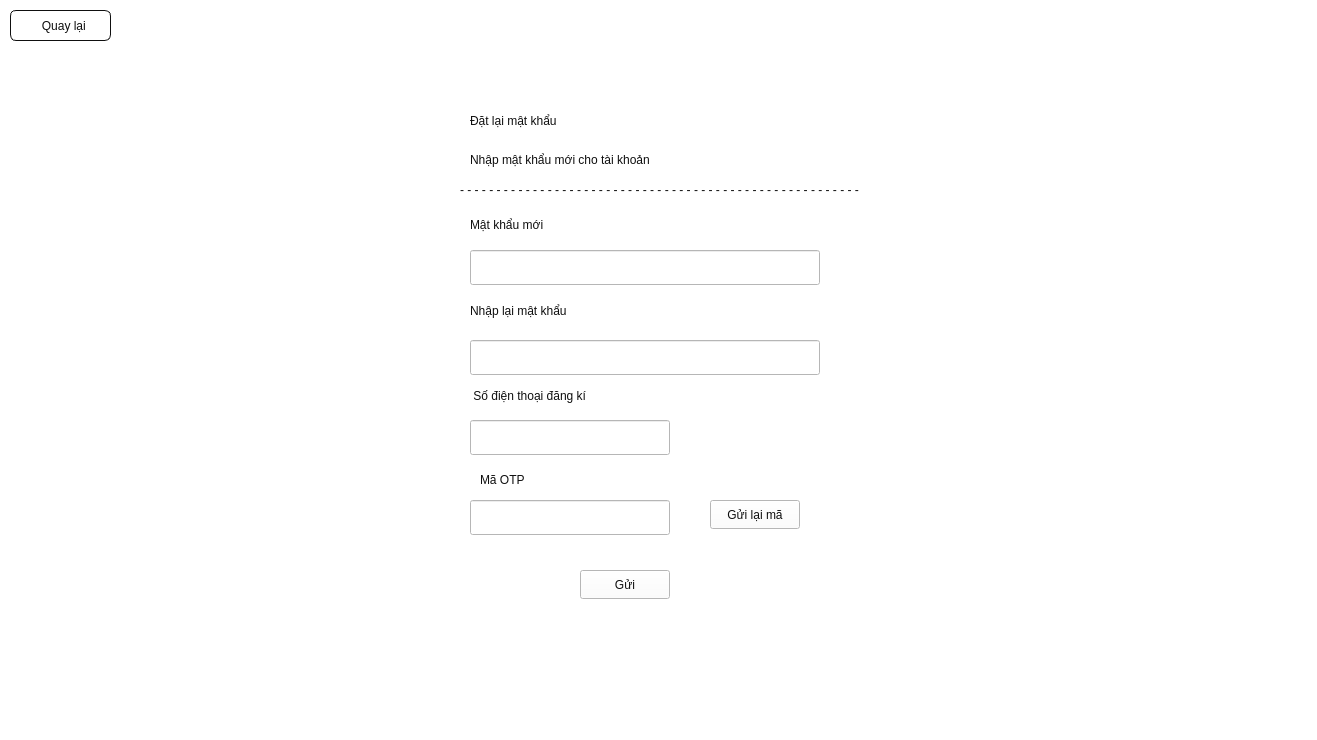
<?xml version="1.0" encoding="UTF-8"?>
<ui version="4.0">
 <class>dang_ky_dialog</class>
 <widget class="QMainWindow" name="dang_ky_dialog">
  <property name="geometry">
   <rect>
    <x>0</x>
    <y>0</y>
    <width>1317</width>
    <height>740</height>
   </rect>
  </property>
  <property name="windowTitle">
   <string>MainWindow</string>
  </property>
  <property name="styleSheet">
   <string notr="true">background-color: rgb(255, 255, 255);
color: rgb(15, 15, 15);</string>
  </property>
  <widget class="QWidget" name="centralwidget">
   <widget class="QPushButton" name="return_home">
    <property name="geometry">
     <rect>
      <x>10</x>
      <y>10</y>
      <width>101</width>
      <height>31</height>
     </rect>
    </property>
    <property name="cursor">
     <cursorShape>PointingHandCursor</cursorShape>
    </property>
    <property name="styleSheet">
     <string notr="true">
  background: rgb(255, 255, 255);
  color: rgb(15, 15, 15);
  border:1px solid rgb(15, 15, 15);
  border-radius: 6px;</string>
    </property>
    <property name="text">
     <string>  Quay lại</string>
    </property>
   </widget>
   <widget class="QStackedWidget" name="stackedWidget">
    <property name="geometry">
     <rect>
      <x>20</x>
      <y>50</y>
      <width>1271</width>
      <height>631</height>
     </rect>
    </property>
    <property name="styleSheet">
     <string notr="true"/>
    </property>
    <property name="currentIndex">
     <number>2</number>
    </property>
    <widget class="QWidget" name="page">
     <widget class="QPushButton" name="dang_ky_2_button">
      <property name="geometry">
       <rect>
        <x>570</x>
        <y>530</y>
        <width>141</width>
        <height>31</height>
       </rect>
      </property>
      <property name="font">
       <font>
        <pointsize>11</pointsize>
        <bold>true</bold>
       </font>
      </property>
      <property name="styleSheet">
       <string notr="true">  background:  rgb(8, 104, 173);
  color: rgb(243, 246, 255);
  border: 2px solid rgb(69, 104, 173);
  border-radius: 6px;
</string>
      </property>
      <property name="text">
       <string>ĐĂNG KÝ</string>
      </property>
     </widget>
     <widget class="QLabel" name="nuber_call_layout">
      <property name="geometry">
       <rect>
        <x>0</x>
        <y>160</y>
        <width>291</width>
        <height>31</height>
       </rect>
      </property>
      <property name="font">
       <font>
        <pointsize>10</pointsize>
       </font>
      </property>
      <property name="text">
       <string>Số điện thoại</string>
      </property>
     </widget>
     <widget class="QLineEdit" name="so_dien_thoai_input">
      <property name="geometry">
       <rect>
        <x>250</x>
        <y>410</y>
        <width>291</width>
        <height>41</height>
       </rect>
      </property>
      <property name="font">
       <font>
        <pointsize>10</pointsize>
       </font>
      </property>
      <property name="styleSheet">
       <string notr="true">color: rgb(15, 15, 15);
border: 2px solid rgb(15, 15, 15);
border-radius: 14px;</string>
      </property>
      <property name="placeholderText">
       <string>Nhập số điện thoại</string>
      </property>
     </widget>
     <widget class="QLabel" name="mat_khau_sai_label">
      <property name="geometry">
       <rect>
        <x>0</x>
        <y>50</y>
        <width>291</width>
        <height>20</height>
       </rect>
      </property>
      <property name="text">
       <string/>
      </property>
     </widget>
     <widget class="QDateEdit" name="date_birthday_input">
      <property name="geometry">
       <rect>
        <x>720</x>
        <y>320</y>
        <width>281</width>
        <height>41</height>
       </rect>
      </property>
      <property name="font">
       <font>
        <pointsize>10</pointsize>
       </font>
      </property>
      <property name="styleSheet">
       <string notr="true">selection-color: rgb(15,15,15);
color: rgb(15, 15, 15);
border: 2px solid rgb(15, 15, 15);

padding: 6px 36px 6px 12px;</string>
      </property>
      <property name="displayFormat">
       <string>MM/dd/yyyy</string>
      </property>
     </widget>
     <widget class="QComboBox" name="Doi_tuong_input">
      <property name="geometry">
       <rect>
        <x>720</x>
        <y>220</y>
        <width>291</width>
        <height>41</height>
       </rect>
      </property>
      <property name="font">
       <font>
        <pointsize>10</pointsize>
       </font>
      </property>
      <property name="styleSheet">
       <string notr="true">color: rgb(15, 15, 15);
border: 2px solid rgb(15, 15, 15);

padding: 6px 36px 6px 12px;</string>
      </property>
      <item>
       <property name="text">
        <string>Sinh viên</string>
       </property>
      </item>
      <item>
       <property name="text">
        <string>Giảng viên</string>
       </property>
      </item>
      <item>
       <property name="text">
        <string>Khác</string>
       </property>
      </item>
     </widget>
     <widget class="QLabel" name="pass_again_layout">
      <property name="geometry">
       <rect>
        <x>-10</x>
        <y>160</y>
        <width>291</width>
        <height>31</height>
       </rect>
      </property>
      <property name="font">
       <font>
        <pointsize>10</pointsize>
       </font>
      </property>
      <property name="text">
       <string>Nhập lại mật khẩu</string>
      </property>
     </widget>
     <widget class="QLabel" name="gioi_tinh_input">
      <property name="geometry">
       <rect>
        <x>720</x>
        <y>100</y>
        <width>291</width>
        <height>31</height>
       </rect>
      </property>
      <property name="font">
       <font>
        <pointsize>10</pointsize>
       </font>
      </property>
      <property name="text">
       <string>Giới tính</string>
      </property>
     </widget>
     <widget class="QLabel" name="email_layout">
      <property name="geometry">
       <rect>
        <x>0</x>
        <y>160</y>
        <width>291</width>
        <height>31</height>
       </rect>
      </property>
      <property name="font">
       <font>
        <pointsize>10</pointsize>
       </font>
      </property>
      <property name="text">
       <string>Địa chỉ email</string>
      </property>
     </widget>
     <widget class="QLabel" name="Dieu_khoan_canh_bao">
      <property name="geometry">
       <rect>
        <x>250</x>
        <y>500</y>
        <width>391</width>
        <height>20</height>
       </rect>
      </property>
      <property name="text">
       <string/>
      </property>
     </widget>
     <widget class="QLineEdit" name="pass_again_input">
      <property name="geometry">
       <rect>
        <x>250</x>
        <y>290</y>
        <width>291</width>
        <height>41</height>
       </rect>
      </property>
      <property name="font">
       <font>
        <pointsize>10</pointsize>
       </font>
      </property>
      <property name="styleSheet">
       <string notr="true">color: rgb(15, 15, 15);
border: 2px solid rgb(15, 15, 15);
border-radius: 14px;</string>
      </property>
      <property name="echoMode">
       <enum>QLineEdit::EchoMode::Password</enum>
      </property>
      <property name="placeholderText">
       <string>Nhập lại mật khẩu</string>
      </property>
     </widget>
     <widget class="QLabel" name="birthday_layout">
      <property name="geometry">
       <rect>
        <x>720</x>
        <y>280</y>
        <width>291</width>
        <height>31</height>
       </rect>
      </property>
      <property name="font">
       <font>
        <pointsize>10</pointsize>
       </font>
      </property>
      <property name="text">
       <string>Ngày sinh</string>
      </property>
     </widget>
     <widget class="QLabel" name="name_layout">
      <property name="geometry">
       <rect>
        <x>0</x>
        <y>160</y>
        <width>291</width>
        <height>31</height>
       </rect>
      </property>
      <property name="font">
       <font>
        <pointsize>10</pointsize>
       </font>
      </property>
      <property name="text">
       <string>Họ và tên</string>
      </property>
     </widget>
     <widget class="QLabel" name="user_layout">
      <property name="geometry">
       <rect>
        <x>10</x>
        <y>160</y>
        <width>291</width>
        <height>31</height>
       </rect>
      </property>
      <property name="font">
       <font>
        <pointsize>10</pointsize>
       </font>
      </property>
      <property name="styleSheet">
       <string notr="true"/>
      </property>
      <property name="text">
       <string>Tên đăng nhập</string>
      </property>
     </widget>
     <widget class="QLineEdit" name="email_input">
      <property name="geometry">
       <rect>
        <x>250</x>
        <y>170</y>
        <width>291</width>
        <height>41</height>
       </rect>
      </property>
      <property name="font">
       <font>
        <pointsize>10</pointsize>
       </font>
      </property>
      <property name="styleSheet">
       <string notr="true">color: rgb(15, 15, 15);
border: 2px solid rgb(15, 15, 15);
border-radius: 14px;</string>
      </property>
      <property name="placeholderText">
       <string>Nhập địa chỉ email</string>
      </property>
     </widget>
     <widget class="QLineEdit" name="name_input">
      <property name="geometry">
       <rect>
        <x>250</x>
        <y>350</y>
        <width>291</width>
        <height>41</height>
       </rect>
      </property>
      <property name="font">
       <font>
        <pointsize>10</pointsize>
       </font>
      </property>
      <property name="styleSheet">
       <string notr="true">color: rgb(15, 15, 15);
border: 2px solid rgb(15, 15, 15);
border-radius: 14px;</string>
      </property>
      <property name="placeholderText">
       <string>Nhập họ và tên</string>
      </property>
     </widget>
     <widget class="QCheckBox" name="dieu_khoan_input">
      <property name="geometry">
       <rect>
        <x>250</x>
        <y>470</y>
        <width>761</width>
        <height>31</height>
       </rect>
      </property>
      <property name="font">
       <font>
        <pointsize>10</pointsize>
       </font>
      </property>
      <property name="styleSheet">
       <string notr="true">selection-color: rgb(15, 15, 15);
gridline-color: rgb(15, 15, 15);</string>
      </property>
      <property name="text">
       <string>Đăng nhập nghĩa là bạn đồng ý với Điều khoản và Chính sách sử dụng của hệ thống phần mềm Thư viện số.</string>
      </property>
     </widget>
     <widget class="QLabel" name="password_layout">
      <property name="geometry">
       <rect>
        <x>0</x>
        <y>70</y>
        <width>291</width>
        <height>31</height>
       </rect>
      </property>
      <property name="font">
       <font>
        <pointsize>10</pointsize>
       </font>
      </property>
      <property name="text">
       <string>Mật khẩu</string>
      </property>
     </widget>
     <widget class="QLabel" name="doi_tuong_layout">
      <property name="geometry">
       <rect>
        <x>720</x>
        <y>190</y>
        <width>291</width>
        <height>31</height>
       </rect>
      </property>
      <property name="font">
       <font>
        <pointsize>10</pointsize>
       </font>
      </property>
      <property name="text">
       <string>Đối tượng</string>
      </property>
     </widget>
     <widget class="QWidget" name="horizontalLayoutWidget">
      <property name="geometry">
       <rect>
        <x>720</x>
        <y>130</y>
        <width>291</width>
        <height>41</height>
       </rect>
      </property>
      <layout class="QHBoxLayout" name="horizontalLayout">
       <item>
        <widget class="QRadioButton" name="Boy_button">
         <property name="font">
          <font>
           <pointsize>10</pointsize>
          </font>
         </property>
         <property name="styleSheet">
          <string notr="true">selection-color: rgb(15,15,15);
color: rgb(15, 15, 15);</string>
         </property>
         <property name="text">
          <string>Nam</string>
         </property>
        </widget>
       </item>
       <item>
        <widget class="QRadioButton" name="Girl_button">
         <property name="font">
          <font>
           <pointsize>10</pointsize>
          </font>
         </property>
         <property name="styleSheet">
          <string notr="true">selection-color: rgb(15,15,15);
color: rgb(15, 15, 15);</string>
         </property>
         <property name="text">
          <string>Nữ</string>
         </property>
        </widget>
       </item>
      </layout>
     </widget>
     <widget class="QLineEdit" name="pass_input">
      <property name="geometry">
       <rect>
        <x>250</x>
        <y>230</y>
        <width>291</width>
        <height>41</height>
       </rect>
      </property>
      <property name="font">
       <font>
        <pointsize>10</pointsize>
       </font>
      </property>
      <property name="styleSheet">
       <string notr="true">color: rgb(15, 15, 15);
border: 2px solid rgb(15, 15, 15);
border-radius: 14px;</string>
      </property>
      <property name="echoMode">
       <enum>QLineEdit::EchoMode::Password</enum>
      </property>
      <property name="placeholderText">
       <string>Nhập mật khẩu</string>
      </property>
     </widget>
     <widget class="QLineEdit" name="user_input">
      <property name="geometry">
       <rect>
        <x>250</x>
        <y>110</y>
        <width>291</width>
        <height>41</height>
       </rect>
      </property>
      <property name="font">
       <font>
        <pointsize>10</pointsize>
       </font>
      </property>
      <property name="styleSheet">
       <string notr="true">color: rgb(15, 15, 15);
border: 2px solid rgb(15, 15, 15);
border-radius: 14px;</string>
      </property>
      <property name="placeholderText">
       <string>Nhập tên đăng nhập</string>
      </property>
     </widget>
     <widget class="QLabel" name="label_6">
      <property name="geometry">
       <rect>
        <x>380</x>
        <y>20</y>
        <width>491</width>
        <height>51</height>
       </rect>
      </property>
      <property name="font">
       <font>
        <pointsize>15</pointsize>
        <bold>true</bold>
       </font>
      </property>
      <property name="text">
       <string>Chào mừng bạn đến với Thư viện số</string>
      </property>
      <property name="alignment">
       <set>Qt::AlignmentFlag::AlignCenter</set>
      </property>
     </widget>
     <widget class="QPushButton" name="pushButton">
      <property name="geometry">
       <rect>
        <x>550</x>
        <y>570</y>
        <width>181</width>
        <height>31</height>
       </rect>
      </property>
      <property name="font">
       <font>
        <italic>true</italic>
        <bold>true</bold>
        <underline>true</underline>
       </font>
      </property>
      <property name="styleSheet">
       <string notr="true">color: rgb(0, 0, 255);</string>
      </property>
      <property name="text">
       <string>Bạn đã có tải khoản ?</string>
      </property>
     </widget>
     <zorder>dang_ky_2_button</zorder>
     <zorder>nuber_call_layout</zorder>
     <zorder>so_dien_thoai_input</zorder>
     <zorder>mat_khau_sai_label</zorder>
     <zorder>date_birthday_input</zorder>
     <zorder>pass_again_layout</zorder>
     <zorder>gioi_tinh_input</zorder>
     <zorder>email_layout</zorder>
     <zorder>Dieu_khoan_canh_bao</zorder>
     <zorder>pass_again_input</zorder>
     <zorder>birthday_layout</zorder>
     <zorder>name_layout</zorder>
     <zorder>user_layout</zorder>
     <zorder>email_input</zorder>
     <zorder>name_input</zorder>
     <zorder>dieu_khoan_input</zorder>
     <zorder>password_layout</zorder>
     <zorder>doi_tuong_layout</zorder>
     <zorder>horizontalLayoutWidget</zorder>
     <zorder>pass_input</zorder>
     <zorder>user_input</zorder>
     <zorder>label_6</zorder>
     <zorder>pushButton</zorder>
     <zorder>Doi_tuong_input</zorder>
    </widget>
    <widget class="QWidget" name="page_2">
     <widget class="QWidget" name="widget" native="true">
      <property name="geometry">
       <rect>
        <x>370</x>
        <y>130</y>
        <width>531</width>
        <height>311</height>
       </rect>
      </property>
      <property name="styleSheet">
       <string notr="true">QWidget{color: rgb(255, 255, 255);
background-color: rgb(255, 255, 255);
border-radius: 30px;
border: 2px solid rgb(69, 104, 173);
}</string>
      </property>
      <widget class="QLineEdit" name="username_input">
       <property name="geometry">
        <rect>
         <x>40</x>
         <y>50</y>
         <width>451</width>
         <height>41</height>
        </rect>
       </property>
       <property name="styleSheet">
        <string notr="true">color: rgb(15, 15, 15);
border: 2px solid rgb(15, 15, 15);
border-radius: 14px;</string>
       </property>
      </widget>
      <widget class="QLineEdit" name="password_input">
       <property name="geometry">
        <rect>
         <x>40</x>
         <y>140</y>
         <width>451</width>
         <height>41</height>
        </rect>
       </property>
       <property name="styleSheet">
        <string notr="true">color: rgb(15, 15, 15);
border: 2px solid rgb(15, 15, 15);
border-radius: 14px;</string>
       </property>
      </widget>
      <widget class="QLabel" name="user_label">
       <property name="geometry">
        <rect>
         <x>40</x>
         <y>20</y>
         <width>111</width>
         <height>20</height>
        </rect>
       </property>
       <property name="styleSheet">
        <string notr="true">color: rgb(15, 15, 15);
border: 0px solid rgb(255,255,255);</string>
       </property>
       <property name="text">
        <string>Tên đăng nhập</string>
       </property>
      </widget>
      <widget class="QLabel" name="password_label">
       <property name="geometry">
        <rect>
         <x>40</x>
         <y>110</y>
         <width>101</width>
         <height>20</height>
        </rect>
       </property>
       <property name="styleSheet">
        <string notr="true">color: rgb(15, 15, 15);
border: 0px solid rgb(255,255,255);</string>
       </property>
       <property name="text">
        <string>Mật khẩu</string>
       </property>
      </widget>
      <widget class="QPushButton" name="sign_in_button">
       <property name="geometry">
        <rect>
         <x>180</x>
         <y>208</y>
         <width>171</width>
         <height>31</height>
        </rect>
       </property>
       <property name="font">
        <font>
         <pointsize>10</pointsize>
         <bold>true</bold>
        </font>
       </property>
       <property name="cursor">
        <cursorShape>PointingHandCursor</cursorShape>
       </property>
       <property name="styleSheet">
        <string notr="true">QPushButton{color: rgb(255, 255, 255);
background-color: rgb(69, 104, 173);
border: 2px solid rgb(69, 104, 173);
border-radius: 10px;}
QPushButton::hover{
	background-color: rgb(64, 67, 255);
}
background-color: rgb(31, 73, 152);
</string>
       </property>
       <property name="text">
        <string>ĐĂNG NHẬP</string>
       </property>
      </widget>
      <widget class="QPushButton" name="sign_up_button">
       <property name="geometry">
        <rect>
         <x>30</x>
         <y>250</y>
         <width>191</width>
         <height>41</height>
        </rect>
       </property>
       <property name="font">
        <font>
         <italic>true</italic>
         <bold>true</bold>
         <underline>true</underline>
        </font>
       </property>
       <property name="cursor">
        <cursorShape>PointingHandCursor</cursorShape>
       </property>
       <property name="styleSheet">
        <string notr="true">color: rgb(0, 0, 255);
border: 0px solid rgb(255,255,255);</string>
       </property>
       <property name="text">
        <string>Bạn chưa có tài khoản ?</string>
       </property>
      </widget>
      <widget class="QPushButton" name="forget_button">
       <property name="geometry">
        <rect>
         <x>320</x>
         <y>250</y>
         <width>191</width>
         <height>41</height>
        </rect>
       </property>
       <property name="font">
        <font>
         <italic>true</italic>
         <bold>true</bold>
         <underline>true</underline>
        </font>
       </property>
       <property name="cursor">
        <cursorShape>PointingHandCursor</cursorShape>
       </property>
       <property name="styleSheet">
        <string notr="true">color: rgb(0, 0, 255);
border: 0px solid rgb(255,255,255);</string>
       </property>
       <property name="text">
        <string>Bạn quên mật khẩu ?</string>
       </property>
      </widget>
     </widget>
     <widget class="QLabel" name="label_3">
      <property name="geometry">
       <rect>
        <x>540</x>
        <y>30</y>
        <width>201</width>
        <height>31</height>
       </rect>
      </property>
      <property name="font">
       <font>
        <pointsize>11</pointsize>
       </font>
      </property>
      <property name="text">
       <string>Thư viện số</string>
      </property>
      <property name="alignment">
       <set>Qt::AlignmentFlag::AlignCenter</set>
      </property>
     </widget>
     <widget class="QLabel" name="label_4">
      <property name="geometry">
       <rect>
        <x>440</x>
        <y>70</y>
        <width>391</width>
        <height>51</height>
       </rect>
      </property>
      <property name="font">
       <font>
        <pointsize>15</pointsize>
        <bold>true</bold>
       </font>
      </property>
      <property name="text">
       <string>Chào mừng bạn quay trở lại</string>
      </property>
      <property name="alignment">
       <set>Qt::AlignmentFlag::AlignCenter</set>
      </property>
     </widget>
    </widget>
    <widget class="QWidget" name="page_3">
     <widget class="QWidget" name="widget_2" native="true">
      <property name="geometry">
       <rect>
        <x>420</x>
        <y>30</y>
        <width>550</width>
        <height>541</height>
       </rect>
      </property>
      <widget class="QLineEdit" name="lineEdit">
       <property name="geometry">
        <rect>
         <x>30</x>
         <y>170</y>
         <width>350</width>
         <height>35</height>
        </rect>
       </property>
      </widget>
      <widget class="QLineEdit" name="lineEdit_2">
       <property name="geometry">
        <rect>
         <x>30</x>
         <y>260</y>
         <width>350</width>
         <height>35</height>
        </rect>
       </property>
      </widget>
      <widget class="QLabel" name="label">
       <property name="geometry">
        <rect>
         <x>30</x>
         <y>129</y>
         <width>121</width>
         <height>31</height>
        </rect>
       </property>
       <property name="styleSheet">
        <string notr="true">font: 12pt &quot;Times New Roman&quot;;</string>
       </property>
       <property name="text">
        <string>Mật khẩu mới</string>
       </property>
      </widget>
      <widget class="QLabel" name="label_2">
       <property name="geometry">
        <rect>
         <x>30</x>
         <y>210</y>
         <width>161</width>
         <height>41</height>
        </rect>
       </property>
       <property name="styleSheet">
        <string notr="true">font: 12pt &quot;Times New Roman&quot;;</string>
       </property>
       <property name="text">
        <string>Nhập lại mật khẩu</string>
       </property>
      </widget>
      <widget class="QLabel" name="label_5">
       <property name="geometry">
        <rect>
         <x>30</x>
         <y>20</y>
         <width>261</width>
         <height>41</height>
        </rect>
       </property>
       <property name="styleSheet">
        <string notr="true">
font: 20pt &quot;Times New Roman&quot;;</string>
       </property>
       <property name="text">
        <string>Đặt lại mật khẩu</string>
       </property>
      </widget>
      <widget class="QLabel" name="label_7">
       <property name="geometry">
        <rect>
         <x>30</x>
         <y>70</y>
         <width>281</width>
         <height>20</height>
        </rect>
       </property>
       <property name="styleSheet">
        <string notr="true">font: 12pt &quot;Times New Roman&quot;;</string>
       </property>
       <property name="text">
        <string>Nhập mật khẩu mới cho tài khoản</string>
       </property>
      </widget>
      <widget class="QLabel" name="label_8">
       <property name="geometry">
        <rect>
         <x>20</x>
         <y>100</y>
         <width>511</width>
         <height>20</height>
        </rect>
       </property>
       <property name="styleSheet">
        <string notr="true">font: 900 9pt &quot;Segoe UI&quot;;</string>
       </property>
       <property name="text">
        <string>- - - - - - - - - - - - - - - - - - - - - - - - - - - - - - - - - - - - - - - - - - - - - - - - - - - - - - -</string>
       </property>
      </widget>
      <widget class="QLabel" name="label_9">
       <property name="geometry">
        <rect>
         <x>30</x>
         <y>300</y>
         <width>261</width>
         <height>31</height>
        </rect>
       </property>
       <property name="styleSheet">
        <string notr="true">font: 12pt &quot;Times New Roman&quot;;</string>
       </property>
       <property name="text">
        <string> Số điện thoại đăng kí</string>
       </property>
      </widget>
      <widget class="QLabel" name="label_10">
       <property name="geometry">
        <rect>
         <x>40</x>
         <y>390</y>
         <width>91</width>
         <height>20</height>
        </rect>
       </property>
       <property name="styleSheet">
        <string notr="true">font: 12pt &quot;Times New Roman&quot;;</string>
       </property>
       <property name="text">
        <string>Mã OTP </string>
       </property>
      </widget>
      <widget class="QLineEdit" name="lineEdit_3">
       <property name="geometry">
        <rect>
         <x>30</x>
         <y>340</y>
         <width>200</width>
         <height>35</height>
        </rect>
       </property>
      </widget>
      <widget class="QLineEdit" name="lineEdit_4">
       <property name="geometry">
        <rect>
         <x>30</x>
         <y>420</y>
         <width>200</width>
         <height>35</height>
        </rect>
       </property>
      </widget>
      <widget class="QPushButton" name="pushButton_2">
       <property name="geometry">
        <rect>
         <x>140</x>
         <y>490</y>
         <width>90</width>
         <height>29</height>
        </rect>
       </property>
       <property name="text">
        <string>Gửi</string>
       </property>
      </widget>
      <widget class="QPushButton" name="pushButton_3">
       <property name="geometry">
        <rect>
         <x>270</x>
         <y>420</y>
         <width>90</width>
         <height>29</height>
        </rect>
       </property>
       <property name="text">
        <string>Gửi lại mã</string>
       </property>
      </widget>
     </widget>
    </widget>
   </widget>
  </widget>
  <widget class="QMenuBar" name="menubar">
   <property name="geometry">
    <rect>
     <x>0</x>
     <y>0</y>
     <width>1317</width>
     <height>25</height>
    </rect>
   </property>
  </widget>
  <widget class="QStatusBar" name="statusbar"/>
 </widget>
 <resources/>
 <connections/>
</ui>
